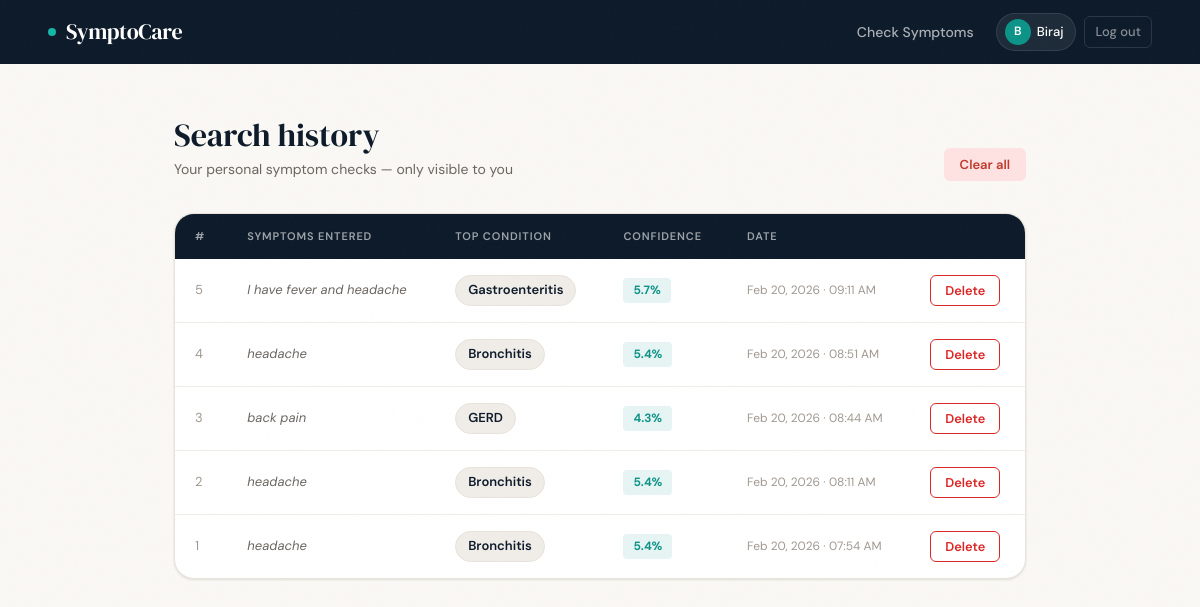
Page /history (signed in) on the earlier database version.
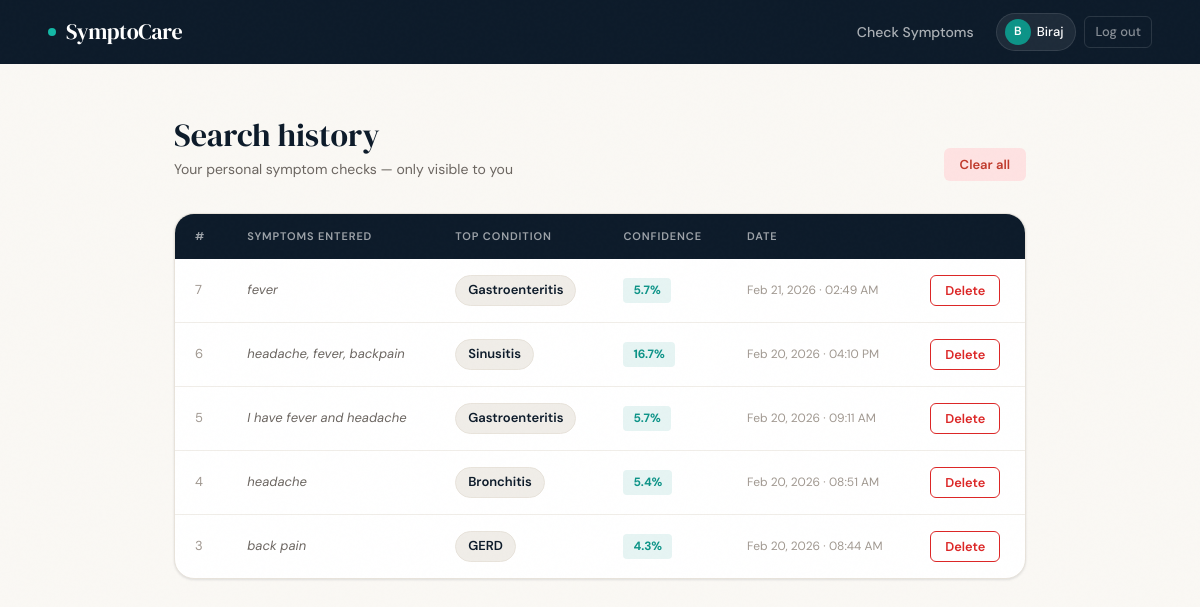
Same page on the later database version.
### app.py (models this page shows)
class SearchHistory(db.Model):
    __tablename__ = 'search_history'
    id             = db.Column(db.Integer, primary_key=True)
    user_id        = db.Column(db.Integer, db.ForeignKey('users.id'), nullable=True)
    symptoms       = db.Column(db.String(500), nullable=False)
    top_prediction = db.Column(db.String(200))
    confidence     = db.Column(db.Float)
    alternatives   = db.Column(db.Text)
    timestamp      = db.Column(db.DateTime, default=datetime.utcnow, index=True)
    def confidence_pct(self): return f"{self.confidence*100:.1f}%" if self.confidence else "N/A"

### app.py (the view)
@app.route("/history")
@login_required
def history():
    pg=request.args.get('page',1,type=int)
    searches=SearchHistory.query.filter_by(user_id=session['user_id']).order_by(SearchHistory.timestamp.desc()).paginate(page=pg,per_page=20,error_out=False)
    return render_template("history.html",searches=searches)

### app.py (called while the page is built)
def login_required(f):
    @wraps(f)
    def wrap(*a,**kw):
        if 'user_id' not in session: flash("Please log in.","warning"); return redirect(url_for('login'))
        return f(*a,**kw)
    return wrap

### templates/history.html (shortened to what this page needs)
<!DOCTYPE html>
<html lang="en">
<head>
  <link rel="stylesheet" href="{{ url_for('static', filename='style.css') }}">
</head>
<body>
  <nav class="navbar">
    <a href="{{ url_for('home') }}" class="navbar-brand" style="text-decoration:none;">
      <span class="dot"></span> SymptoCare
    </a>
    <div class="navbar-links">
      <a href="{{ url_for('predict') }}">Check Symptoms</a>
      <div class="navbar-user">
        <div class="avatar">{{ session.username[0].upper() }}</div>
        {{ session.username }}
      </div>
      <a href="{{ url_for('logout') }}" class="btn-logout">Log out</a>
    </div>
  </nav>
  <div class="history-layout">
    <div class="history-top">
      <div>
        <h1 style="font-size:32px;color:var(--navy);margin-bottom:4px;">Search history</h1>
        <p style="color:var(--text-muted);font-size:14px;">Your personal symptom checks — only visible to you</p>
      </div>
      {% if searches.items %}
      <form method="POST" action="{{ url_for('clear_history') }}" onsubmit="return confirm('Clear all history? This cannot be undone.');">
        <button type="submit" class="btn-danger">Clear all</button>
      </form>
      {% endif %}
    </div>
    {% if searches.items %}
    <div class="history-table-wrap">
      <table>
        <thead>
          <tr>
            <th>#</th>
            <th>Symptoms entered</th>
            <th>Top condition</th>
            <th>Confidence</th>
            <th>Date</th>
            <th></th>
          </tr>
        </thead>
        <tbody>
          {% for r in searches.items %}
          <tr>
            <td style="color:var(--text-light);font-size:13px;">{{ r.id }}</td>
            <td class="td-symptoms">{{ r.symptoms }}</td>
            <td><span class="disease-pill">{{ r.top_prediction or '—' }}</span></td>
            <td><span class="conf-badge">{{ r.confidence_pct() }}</span></td>
            <td class="td-time">{{ r.timestamp.strftime('%b %d, %Y · %I:%M %p') }}</td>
            <td>
              <form method="POST" action="{{ url_for('delete_history', rid=r.id) }}" onsubmit="return confirm('Delete this record?');">
                <button type="submit" class="btn-danger-sm">Delete</button>
              </form>
            </td>
          </tr>
          {% endfor %}
        </tbody>
      </table>
    </div>
    {% endif %}
  </div>
</body>
</html>

Differences in the rows shown:
removed SearchHistory: id "2", symptoms "headache", top_prediction "Bronchitis", confidence_pct "5.4%", timestamp "Feb 20, 2026 · 08:11 AM"
removed SearchHistory: id "1", symptoms "headache", top_prediction "Bronchitis", confidence_pct "5.4%", timestamp "Feb 20, 2026 · 07:54 AM"
added SearchHistory: id "7", symptoms "fever", top_prediction "Gastroenteritis", confidence_pct "5.7%", timestamp "Feb 21, 2026 · 02:49 AM"
added SearchHistory: id "6", symptoms "headache, fever, backpain", top_prediction "Sinusitis", confidence_pct "16.7%", timestamp "Feb 20, 2026 · 04:10 PM"
